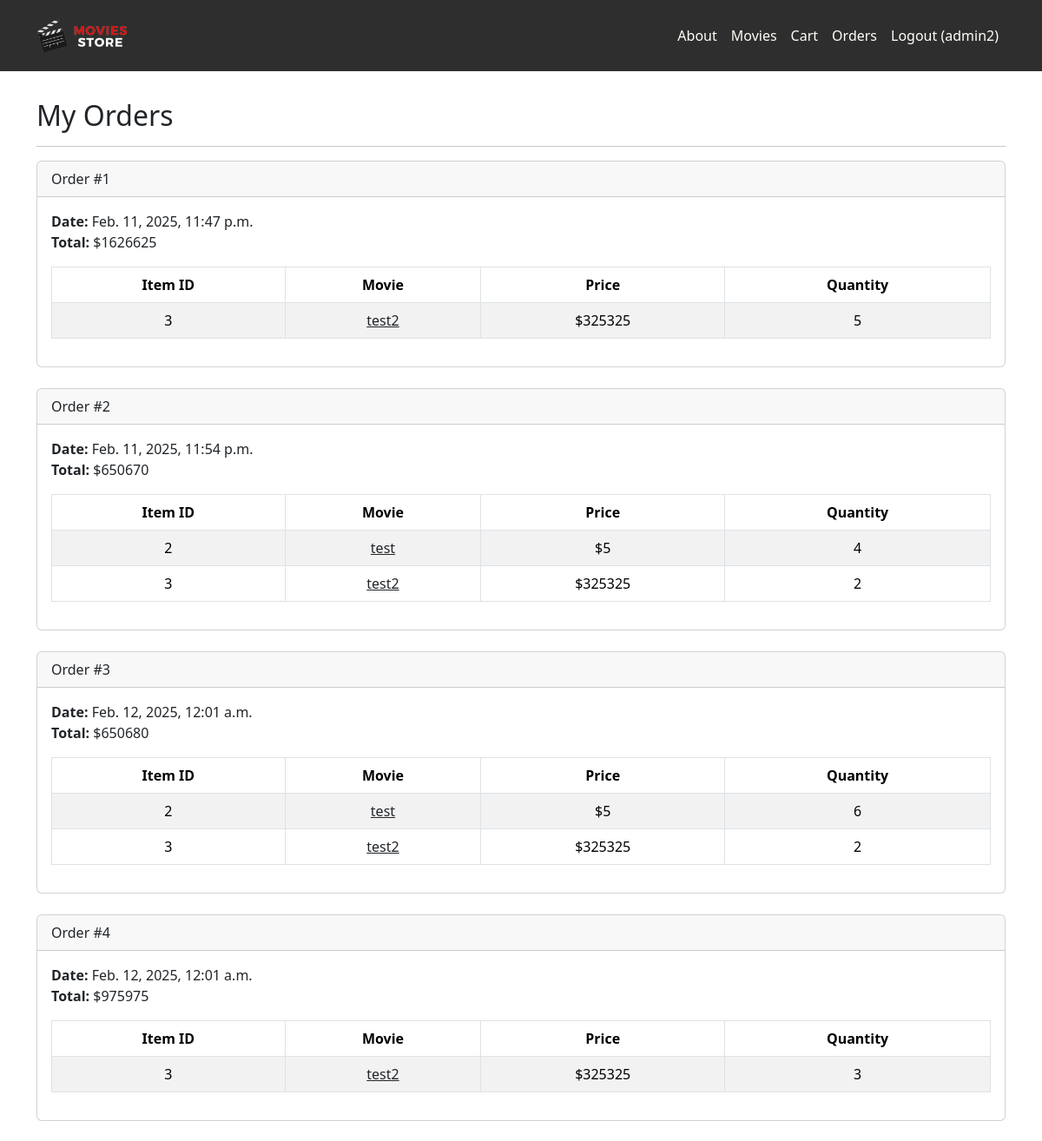
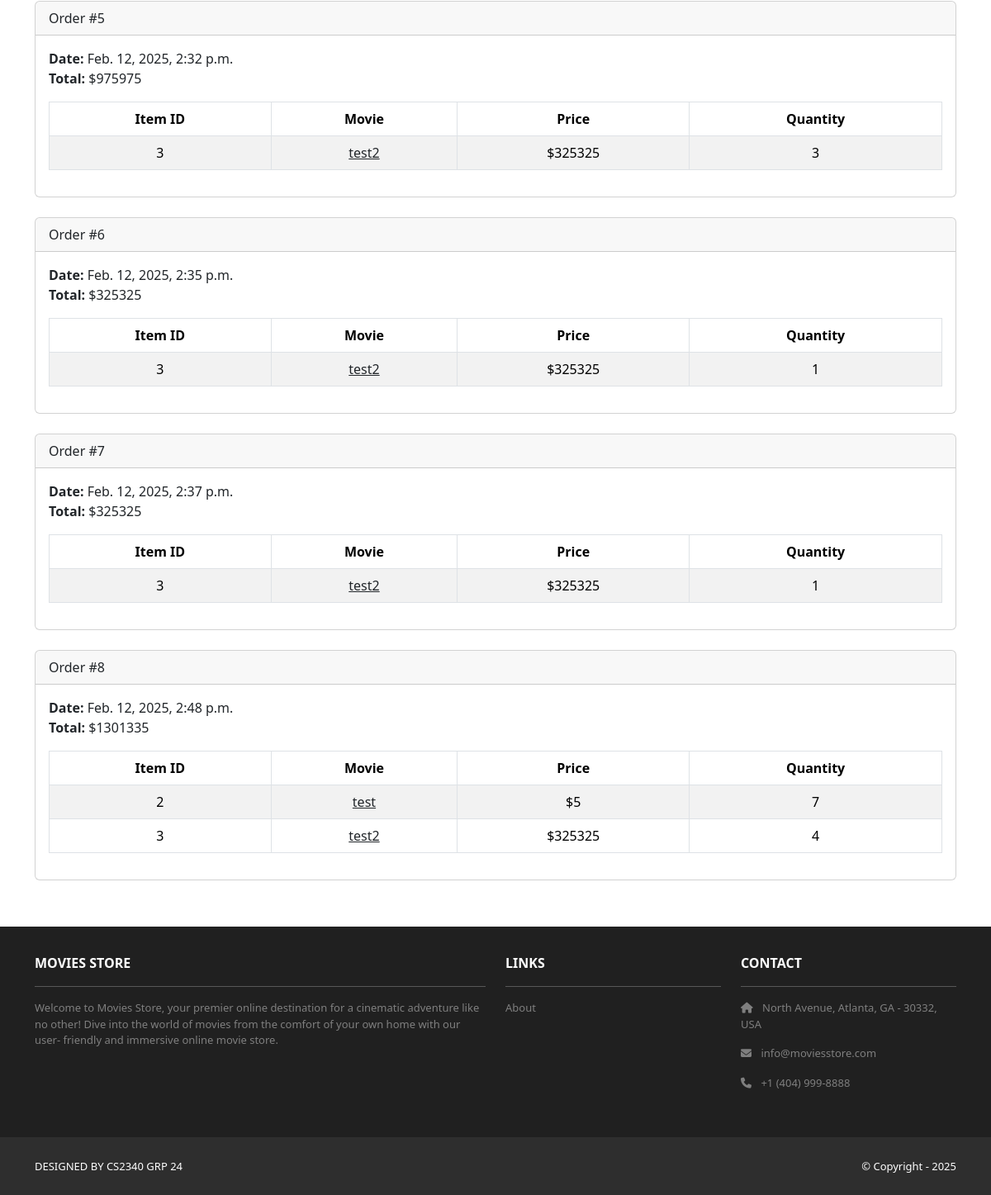
Screenshot of /accounts/orders/ (signed in) with the database file from the repository (2 pictures, top to bottom).
### cart/models.py (models this page shows, shortened)
class Order(models.Model):
    id = models.AutoField(primary_key=True)
    total = models.IntegerField()
    date = models.DateTimeField(auto_now_add=True)
    user = models.ForeignKey(User,
        on_delete=models.CASCADE)

class Item(models.Model):
    id = models.AutoField(primary_key=True)
    price = models.IntegerField()
    quantity = models.IntegerField()
    order = models.ForeignKey(Order,
        on_delete=models.CASCADE)
    movie = models.ForeignKey(Movie,
        on_delete=models.CASCADE)

### movies/models.py (models this page shows, shortened)
class Movie(models.Model):
    id = models.AutoField(primary_key=True)
    name = models.CharField(max_length=255)
    price = models.IntegerField()
    description = models.TextField()
    image = models.ImageField(upload_to='movies_images/')

### accounts/views.py (the view)
# urls.py: path('orders/', views.orders, name='accounts.orders'),
@login_required
def orders(request):
    template_data = {}
    template_data['title'] = 'Orders'
    template_data['orders'] = request.user.order_set.all()
    return render(request, 'accounts/orders.html',
        {'template_data': template_data})

### accounts/templates/accounts/orders.html
{% extends 'base.html' %} {% block content %}
<div class="p-3">
    <div class="container">
        <div class="row mt-3">
            <div class="col mx-auto mb-3">
                <h2>My Orders</h2>
                <hr />
                {% for order in template_data.orders %}
                <div class="card mb-4">
                    <div class="card-header">Order #{{ order.id }}</div>
                    <div class="card-body">
                        <b>Date:</b> {{ order.date }}<br />
                        <b>Total:</b> ${{ order.total }}<br />
                        <table
                            class="table table-bordered table-striped text-center mt-3">
                            <thead>
                                <tr>
                                    <th scope="col">Item ID</th>
                                    <th scope="col">Movie</th>
                                    <th scope="col">Price</th>
                                    <th scope="col">Quantity</th>
                                </tr>
                            </thead>
                            <tbody>
                                {% for item in order.item_set.all %}
                                <tr>
                                    <td>{{ item.movie.id }}</td>
                                    <td>
                                        <a
                                            class="link-dark"
                                            href="{% url 'movies.show'
                      id=item.movie.id %}">
                                            {{ item.movie.name }}
                                        </a>
                                    </td>
                                    <td>${{ item.movie.price }}</td>
                                    <td>{{ item.quantity }}</td>
                                </tr>
                                {% endfor %}
                            </tbody>
                        </table>
                    </div>
                </div>
                {% endfor %}
            </div>
        </div>
    </div>
</div>
{% endblock content %}

### CS2340_grp24/templates/base.html (shortened to what this page needs)
<!DOCTYPE html>
<html>
    {% load static %}
    <head>
        <link
            href="https://cdn.jsdelivr.net/npm/bootstrap@5.3.3/dist/css/bootstrap.min.css"
            rel="stylesheet"
 />
        <link
            rel="stylesheet"
            href="https://cdnjs.cloudflare.com/ajax/libs/font-awesome/6.1.1/css/all.min.css" />
        <link
            rel="stylesheet"
            type="text/css"
            href="{% static 'css/style.css' %}" />
    </head>
    <body>
        <nav class="p-3 navbar navbar-dark bg-dark navbar-expand-lg">
            <div class="container">
                <a class="navbar-brand" href="{% url 'home.index' %}">
                    <img
                        src="{% static 'img/logo.png' %}"
                        alt="logo"
                        height="40"
                /></a>
                <div class="collapse navbar-collapse" id="navbarNavAltMarkup">
                    <div class="navbar-nav ms-auto navbar-ml">
                        <a class="nav-link" href="{% url 'home.about' %}"
                            >About</a
                        >
                        <a class="nav-link" href="{% url 'movies.index' %}"
                            >Movies</a
                        >
                        <a class="nav-link" href="{% url 'cart.index' %}"
                            >Cart</a
                        >
                        {% if user.is_authenticated %}
                        <a class="nav-link" href="{% url 'accounts.orders' %}"
                            >Orders
                        </a>
                        <a class="nav-link" href="{% url 'accounts.logout' %}"
                            >Logout ({{user.username }})</a
                        >
                        {% endif %}
                    </div>
                </div>
            </div>
        </nav>
        <div>{% block content %} {% endblock content %}</div>
        <section class="p-3 ms-footer d-none d-md-block">
            <div class="container">
                <div class="row mt-3 text-white">
                    <div class="col-md-6 col-lg-6 col-xl-6 mx-auto mb-4">
                        <b>MOVIES STORE</b>
                        <hr />
                        <p>
                            Welcome to Movies Store, your premier online
                            destination for a cinematic adventure like no other!
                            Dive into the world of movies from the comfort of
                            your own home with our user- friendly and immersive
                            online movie store.
                        </p>
                    </div>
                    <div class="col-md-3 col-lg-3 col-xl-3 mx-auto mb-4">
                        <b>LINKS</b>
                        <hr />
                        <p>
                            <a class="nav-link" href="{% url 'home.about' %}">
                                About
                            </a>
                        </p>
                    </div>
                    <div class="col-md-3 col-lg-3 col-xl-3 mx-auto mb-4">
                        <b>CONTACT</b>
                        <hr />
                        <p>
                            <i class="fas fa-home me-2"></i>
                            North Avenue, Atlanta, GA - 30332, USA
                        </p>
                        <p>
                            <i class="fas fa-envelope me-2"></i>
                            info@moviesstore.com
                        </p>
                        <p>
                            <i class="fas fa-phone me-2"></i>
                            +1 (404) 999-8888
                        </p>
                    </div>
                </div>
            </div>
        </section>
        <section class="p-3 ms-footer-bottom bg-dark">
            <div class="container d-flex justify-content-between">
                <div class="me-5 text-white">
                    <span>DESIGNED BY CS2340 GRP 24 </span>
                </div>
                <div class="text-white">
                    <span>© Copyright - 2025</span>
                </div>
            </div>
        </section>
    </body>
</html>

### CS2340_grp24/static/css/style.css (style rules this page uses)
.navbar a.nav-link { color: #FFFEF6 !important; }
.bg-dark { background-color: #2E2E2E !important; }
.ms-footer { background-color: #202020; }
.ms-footer p { color: #7F7F7F; font-size: 13px; }
.ms-footer-bottom span { font-size: 13px; line-height: 38px; }

### rows the page displays
Order: id "1", date "Feb. 11, 2025, 11:47 p.m.", total "1626625"
Item: movie.id "3", movie.name "test2", movie.price "325325", quantity "5"
Order: id "2", date "Feb. 11, 2025, 11:54 p.m.", total "650670"
Item: movie.id "2", movie.name "test", movie.price "5", quantity "4"
Item: movie.id "3", movie.name "test2", movie.price "325325", quantity "2"
Order: id "3", date "Feb. 12, 2025, 12:01 a.m.", total "650680"
Item: movie.id "2", movie.name "test", movie.price "5", quantity "6"
Item: movie.id "3", movie.name "test2", movie.price "325325", quantity "2"
Order: id "4", date "Feb. 12, 2025, 12:01 a.m.", total "975975"
Item: movie.id "3", movie.name "test2", movie.price "325325", quantity "3"
Order: id "5", date "Feb. 12, 2025, 2:32 p.m.", total "975975"
Item: movie.id "3", movie.name "test2", movie.price "325325", quantity "3"
Order: id "6", date "Feb. 12, 2025, 2:35 p.m.", total "325325"
Item: movie.id "3", movie.name "test2", movie.price "325325", quantity "1"
Order: id "7", date "Feb. 12, 2025, 2:37 p.m.", total "325325"
Item: movie.id "3", movie.name "test2", movie.price "325325", quantity "1"
Order: id "8", date "Feb. 12, 2025, 2:48 p.m.", total "1301335"
Item: movie.id "2", movie.name "test", movie.price "5", quantity "7"
Item: movie.id "3", movie.name "test2", movie.price "325325", quantity "4"

### other values shown
{{ user.username }} "admin2"
